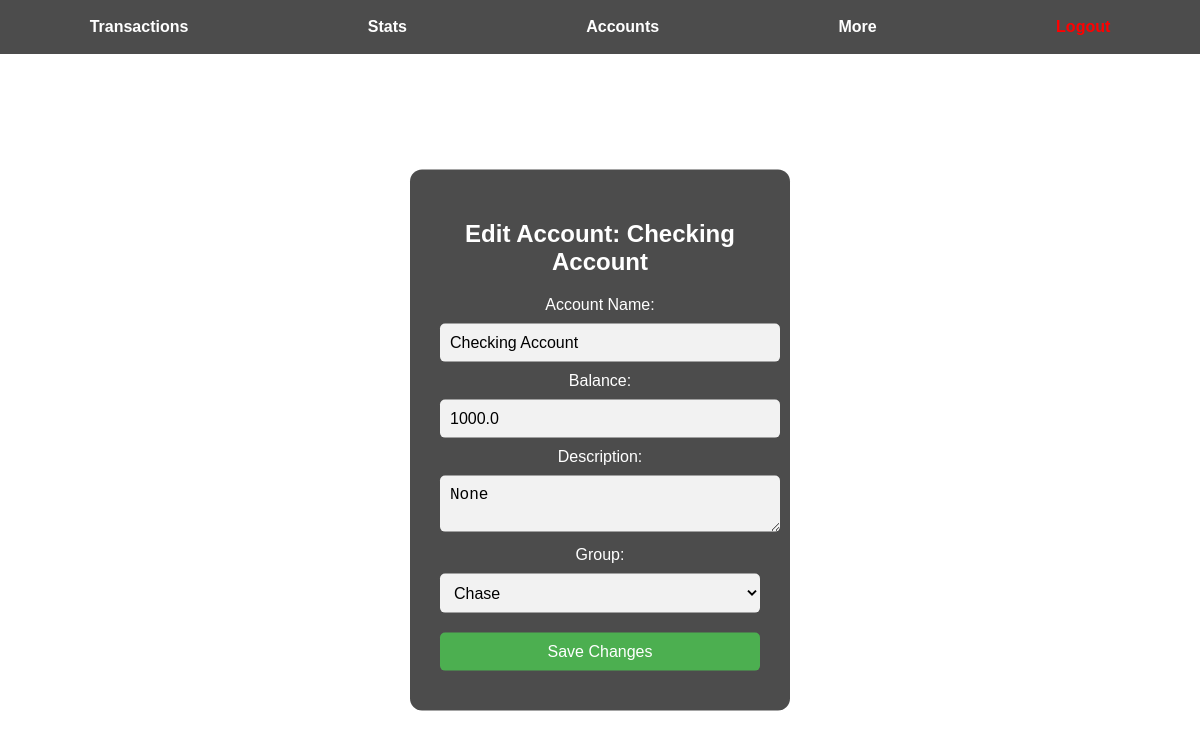
Before: /edit_account/2 (signed in) with the older database file.
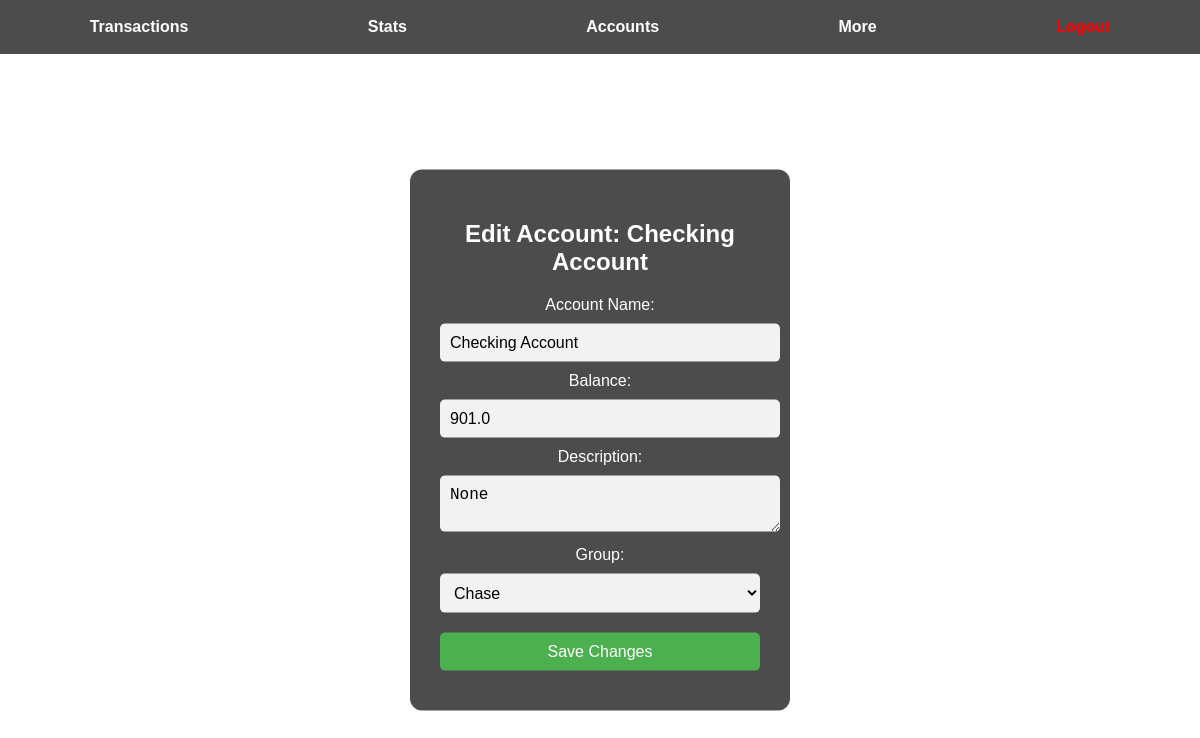
After: the same page with the newer database file.
### models/models.py (models this page shows)
class Account(db.Model):
    __tablename__ = 'account'
    id = db.Column(db.Integer, primary_key=True)
    name = db.Column(db.String(100), nullable=False)
    type = db.Column(db.String(50))  # 'checking', 'savings', etc.
    balance = db.Column(db.Float, default=0)
    description = db.Column(db.String(255))
    group_id = db.Column(db.Integer, db.ForeignKey('account_group.id'))
    user_id = db.Column(db.String(36), db.ForeignKey('user.id'))
    transactions = db.relationship('Transaction', foreign_keys='Transaction.account_id', back_populates='account', lazy=True)
    transactions_from = db.relationship('Transaction', foreign_keys='Transaction.from_account_id', back_populates='from_account', lazy=True)
    transactions_to = db.relationship('Transaction', foreign_keys='Transaction.to_account_id', back_populates='to_account', lazy=True)

class AccountGroup(db.Model):
    __tablename__ = 'account_group'
    id = db.Column(db.Integer, primary_key=True)
    name = db.Column(db.String(100))
    user_id = db.Column(db.String(36), db.ForeignKey('user.id'), nullable=False)
    accounts = db.relationship('Account', backref='group', lazy=True)

### routes/dashboard_routes.py (the view)
@dashboard_bp.route('/edit_account/<int:account_id>', methods=['GET', 'POST'])
def edit_account(account_id):
    user_id = session.get('user_id')
    if not user_id:
        return redirect(url_for('login'))
    account = Account.query.get_or_404(account_id)
    if not account.group or account.group.user_id != user_id:
        return "Unauthorized", 403
    if request.method == 'POST':
        account.name = request.form['account_name']
        account.balance = float(request.form['balance'])
        account.description = request.form['description']
        db.session.commit()
        return redirect(url_for('dashboard.accounts'))
    user = User.query.get(user_id)
    return render_template("edit_account.html", account=account, user=user)

### app.py (called while the page is built)
@app.before_request
def load_logged_in_user():
    user_id = session.get('user_id')
    g.user = User.query.get(user_id) if user_id else None

### templates/edit_account.html (shortened to what this page needs)
<!DOCTYPE html>
<html lang="en">
<head>
</head>
<body>
<div class="navbar">
  <a href="{{ url_for('dashboard', user_id=session.get('user_id')) }}">Transactions</a>
  <a href="{{ url_for('stats') }}">Stats</a>
  <a href="{{ url_for('dash.accounts') }}">Accounts</a>
  <a href="{{ url_for('more') }}">More</a>
  <a href="{{ url_for('logout') }}" class="logout">Logout</a>
</div>
<div class="form-container">
  <h2>Edit Account: {{ account.name }}</h2>
  <form method="POST">
    <label>Account Name:</label>
    <input type="text" name="account_name" value="{{ account.name }}" required>
    <label>Balance:</label>
    <input type="number" step="0.01" name="balance" value="{{ account.balance }}" required>
    <label>Description:</label>
    <textarea name="description">{{ account.description }}</textarea>
    <label>Group:</label>
    <select name="group" id="group-select" required>
      {% for group in user.account_groups %}
        <option value="{{ group.id }}" {% if account.group_id == group.id %}selected{% endif %}>{{ group.name }}</option>
      {% endfor %}
    </select>
    <button type="submit">Save Changes</button>
  </form>
</div>
</body>
</html>

### templates/edit_account.html (style rules this page uses)
html, body { margin: 0; padding: 0; height: 100%; font-family: Arial, sans-serif; color: white; overflow: hidden; }
.navbar { display: flex; justify-content: space-around; background-color: rgba(0, 0, 0, 0.7); padding: 10px 0; }
.navbar a { color: white; text-decoration: none; font-weight: bold; padding: 8px 16px; }
.navbar a.logout { color: red; }
.form-container { position: absolute; top: 55%; left: 50%; transform: translate(-50%, -50%); background: rgba(0, 0, 0, 0.7); padding: 30px; border-radius: 12px; box-shadow: 0 0 20px rgba(255, 255, 255, 0.3); width: 320px; text-align: center; }
input, select, textarea, button { width: 100%; padding: 10px; margin: 10px 0; border-radius: 5px; border: none; font-size: 16px; }
input, select, textarea { background-color: #f2f2f2; }
button { background-color: #4CAF50; color: white; cursor: pointer; }

Changed rows visible on the page:
changed Account "Checking Account": balance "1000.0" → "901.0"
